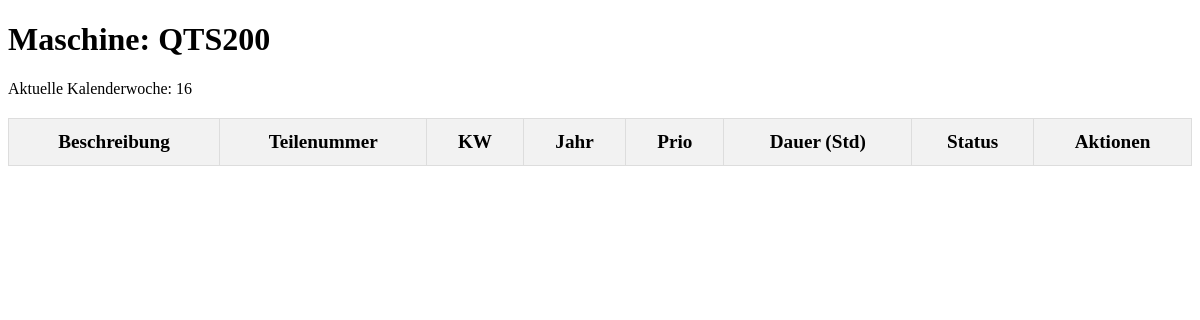
Page /maschine/3 on the earlier database version.
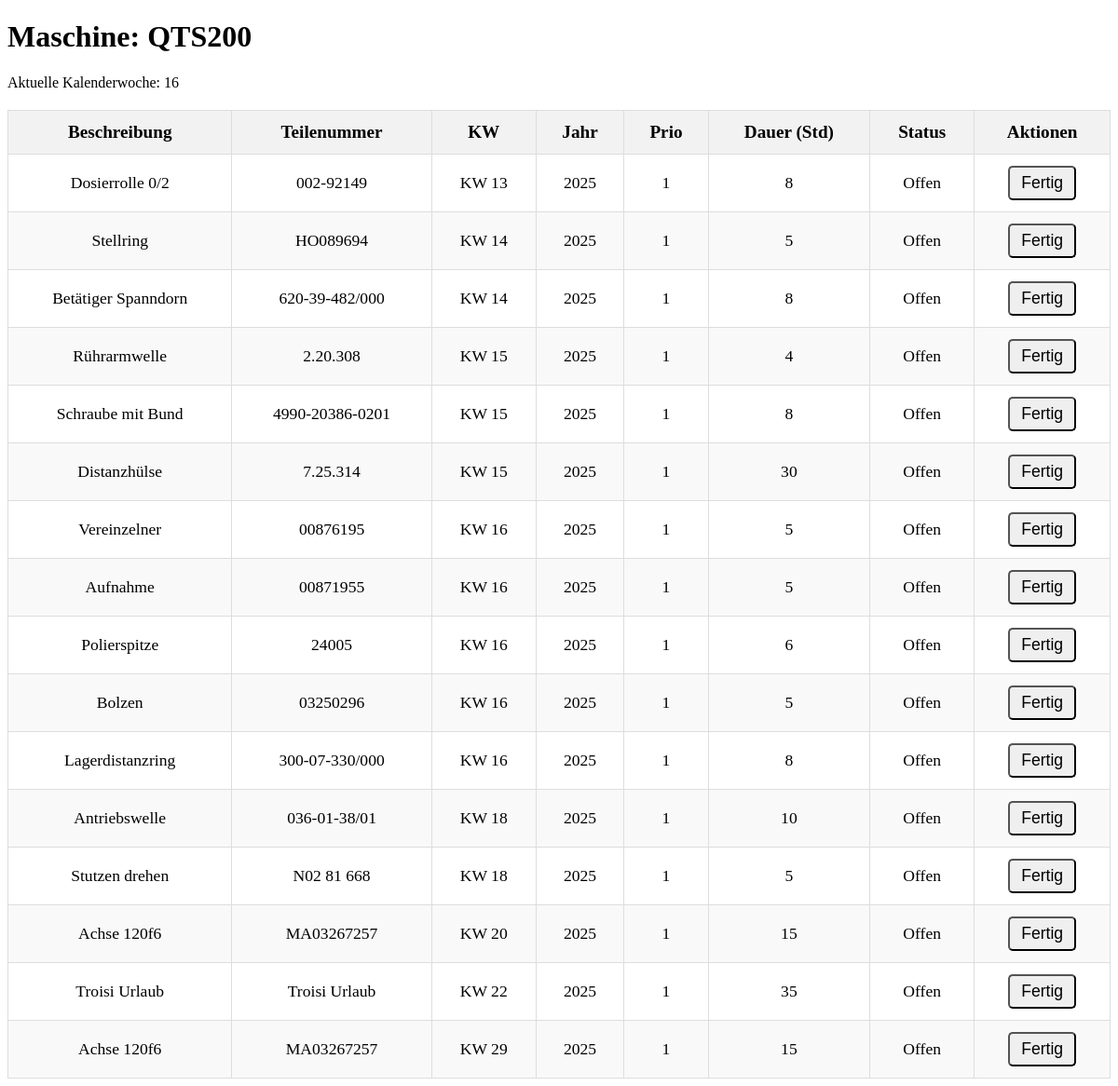
Same page on the later database version.
### models.py (models this page shows, shortened)
class Task(db.Model):
    __tablename__ = 'task'
    id = db.Column(db.Integer, primary_key=True)
    machine_id = db.Column(db.Integer, db.ForeignKey('machine.id'), nullable=False)
    part_number = db.Column(db.String(50))
    description = db.Column(db.String(200))
    duration_hours = db.Column(db.Integer)
    kw = db.Column(db.Integer)
    year = db.Column(db.Integer)  # Spalte für das Jahr
    status = db.Column(db.String(50))
    prio = db.Column(db.Integer)  # Spalte für die Priorität (1, 2, 3)
    machine = db.relationship('Machine', backref=db.backref('tasks', lazy=True))

### app.py (the view, shortened to what this page needs)
@app.route('/maschine/<int:machine_id>', methods=['GET', 'POST'])
def maschine_view(machine_id):
    machine = Machine.query.get_or_404(machine_id)
    tasks = Task.query.filter(Task.machine_id == machine_id, Task.status != 'Fertig').order_by(Task.year, Task.kw, Task.prio).all()
    current_week = get_current_week()
    return render_template('maschine_view.html', machine=machine, tasks=tasks, current_week=current_week)

### app.py (called while the page is built)
def get_current_week():
    today = datetime.today()
    return today.isocalendar()[1]

### templates/maschine_view.html (shortened to what this page needs)
<!DOCTYPE html>
<html lang="de">
<head>
</head>
<body>
<h1>Maschine: {{ machine.name }}</h1>
<p>Aktuelle Kalenderwoche: {{ current_week }}</p>
<table>
  <thead>
    <tr>
      <th>Beschreibung</th>
      <th>Teilenummer</th>
      <th>KW</th>
      <th>Jahr</th>
      <th>Prio</th>
      <th>Dauer (Std)</th>
      <th>Status</th>
      <th>Aktionen</th>
    </tr>
  </thead>
  <tbody>
    {% for task in tasks %}
      <tr>
        <td>{{ task.description }}</td>
        <td>{{ task.part_number }}</td>
        <td>KW {{ task.kw }}</td>
        <td>{{ task.year }}</td>
        <td>{{ task.prio }}</td>
        <td>{{ task.duration_hours }}</td>
        <td>{{ task.status }}</td>
        <td>
          {% if task.status != 'Fertig' %}
            <form method="POST" action="{{ url_for('maschine_view', machine_id=machine.id) }}">
              <button type="submit">Fertig</button>
            </form>
          {% endif %}
        </td>
      </tr>
    {% endfor %}
  </tbody>
</table>
</body>
</html>

Differences in the rows shown:
added Task: description "Dosierrolle 0/2", part_number "002-92149", kw "13", year "2025", prio "1", duration_hours "8", status "Offen"
added Task: description "Stellring", part_number "HO089694", kw "14", year "2025", prio "1", duration_hours "5", status "Offen"
added Task: description "Betätiger Spanndorn", part_number "620-39-482/000", kw "14", year "2025", prio "1", duration_hours "8", status "Offen"
added Task: description "Rührarmwelle", part_number "2.20.308", kw "15", year "2025", prio "1", duration_hours "4", status "Offen"
added Task: description "Schraube mit Bund", part_number "4990-20386-0201", kw "15", year "2025", prio "1", duration_hours "8", status "Offen"
added Task: description "Distanzhülse", part_number "7.25.314", kw "15", year "2025", prio "1", duration_hours "30", status "Offen"
added Task: description "Vereinzelner", part_number "00876195", kw "16", year "2025", prio "1", duration_hours "5", status "Offen"
added Task: description "Aufnahme", part_number "00871955", kw "16", year "2025", prio "1", duration_hours "5", status "Offen"
added Task: description "Polierspitze", part_number "24005", kw "16", year "2025", prio "1", duration_hours "6", status "Offen"
added Task: description "Bolzen", part_number "03250296", kw "16", year "2025", prio "1", duration_hours "5", status "Offen"
added Task: description "Lagerdistanzring", part_number "300-07-330/000", kw "16", year "2025", prio "1", duration_hours "8", status "Offen"
added Task: description "Antriebswelle", part_number "036-01-38/01", kw "18", year "2025", prio "1", duration_hours "10", status "Offen"
added Task: description "Stutzen drehen", part_number "N02 81 668", kw "18", year "2025", prio "1", duration_hours "5", status "Offen"
added Task: description "Achse 120f6", part_number "MA03267257", kw "20", year "2025", prio "1", duration_hours "15", status "Offen"
added Task: description "Troisi Urlaub", part_number "Troisi Urlaub", kw "22", year "2025", prio "1", duration_hours "35", status "Offen"
added Task: description "Achse 120f6", part_number "MA03267257", kw "29", year "2025", prio "1", duration_hours "15", status "Offen"
